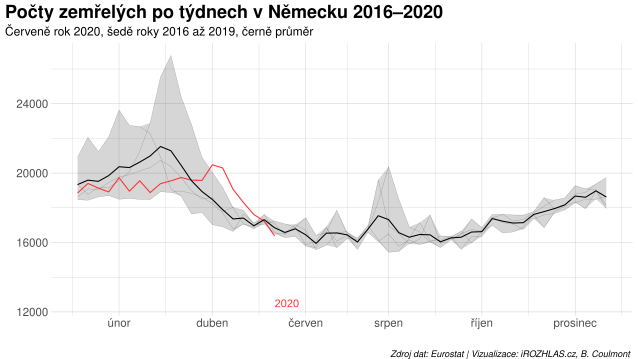

This figure's R source:
deaths %>%
  filter(geo=="DE") %>%
  arrange(time)


data <- deaths %>%
  filter(geo=="DE") %>%
  filter(age=="TOTAL") %>%
  filter(sex=="T") %>%
  # select(time, values) %>%
  mutate(week=as.numeric(str_sub(time, 6, 7))) %>%
  mutate(year=as.numeric(str_sub(time, 1, 4))) %>%
  mutate(date=ISOweek2date(paste(year, paste0("W", str_sub(time, 6, 7)), "7", sep="-"))) %>%
  mutate(datum_fiktivni=ymd(paste("2020", month(date), day(date), sep="-")))

data_2020 <- data %>%
  filter(year==2020)

max(data_2020$values)


data <- data %>% filter(year!=2020)

maxi <- data %>%
  group_by(week) %>%
  summarize(max=max(values))

mini <- data %>%
  group_by(week) %>%
  summarize(min=min(values))

data <- data %>% left_join(maxi)

data <- data %>% left_join(mini)

# graf týdny
data %>%
  filter(year<2020) %>%
  filter(week!=53) %>%
  ggplot(aes(week, values, group = year)) +
  geom_line(color="black",alpha=.5,size=.1) +
  geom_ribbon(data = . %>% filter(year == 2016) , aes(ymin = min, ymax = max), alpha=.2, color=NA) +
  geom_line(data = data_2020, aes(week, values), color= "firebrick1") +
  geom_line(data = . %>% group_by(week) %>% summarize(values=mean(values)) %>% ungroup() %>% mutate(year=2010), aes(week, values), size=.5, color="black") +
  annotate(geom="text",x= 20, y = 12500, label = "2020", adj=0, color="firebrick1") +
  ##annotate(geom="text",x= 43, y = 1750, label = "průměr 2005–2019", adj=0, size=4) +
  #geom_segment(data = data.frame(x=42.8, y=1750, 
  #                               xend = 35.2, yend = 1874, 
  #                               year=2010),
  #             aes(x=x,y=y,xend=xend,yend=yend), color = "black", 
  #             arrow = arrow(length = unit(0.1, "inches"), type="closed") ) +
  scale_x_continuous(breaks=c(5,14,23,31,40,49), labels=c("únor", "duben", "červen", "srpen", "říjen", "prosinec")) +
  labs(title = "Počty zemřelých po týdnech v Německu 2016–2020",
       subtitle = "Červeně rok 2020, šedě roky 2016 až 2019, černě průměr",
       y="",x="",
       caption = "Zdroj dat: Eurostat | Vizualizace: iROZHLAS.cz, B. Coulmont") +
  theme_ipsum(plot_margin = margin(5, 5, 0, 5), 
              plot_title_margin=5 , 
              subtitle_margin=5,
              base_family = "Helvetica") +
  theme(plot.title.position="plot")


#ggsave("eurostat-at.png",width=11*1.2,height=3.67*1.2,dpi=320)
ggsave("eurostat-de.svg",width=62/7,height=34.9/7,dpi=320)
